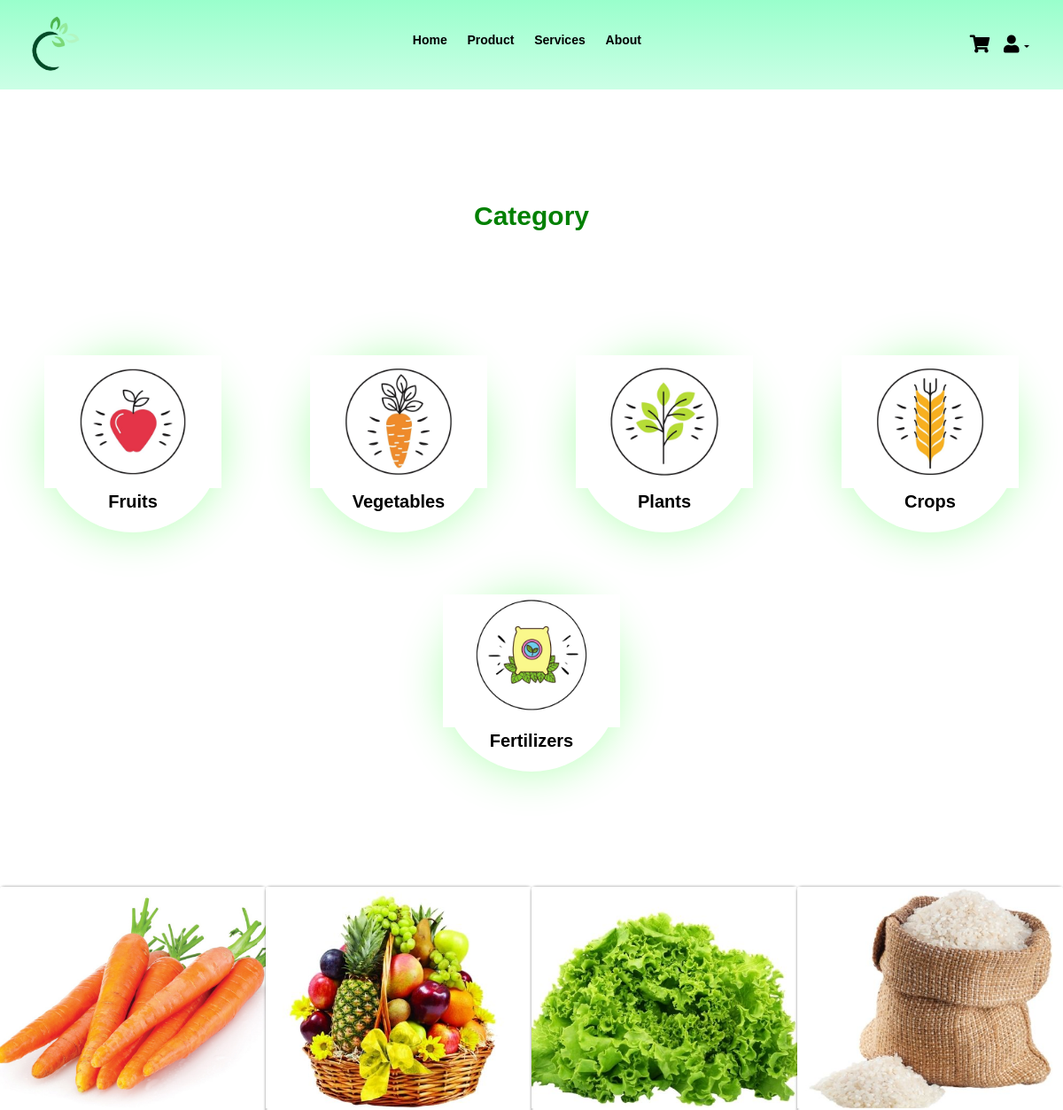
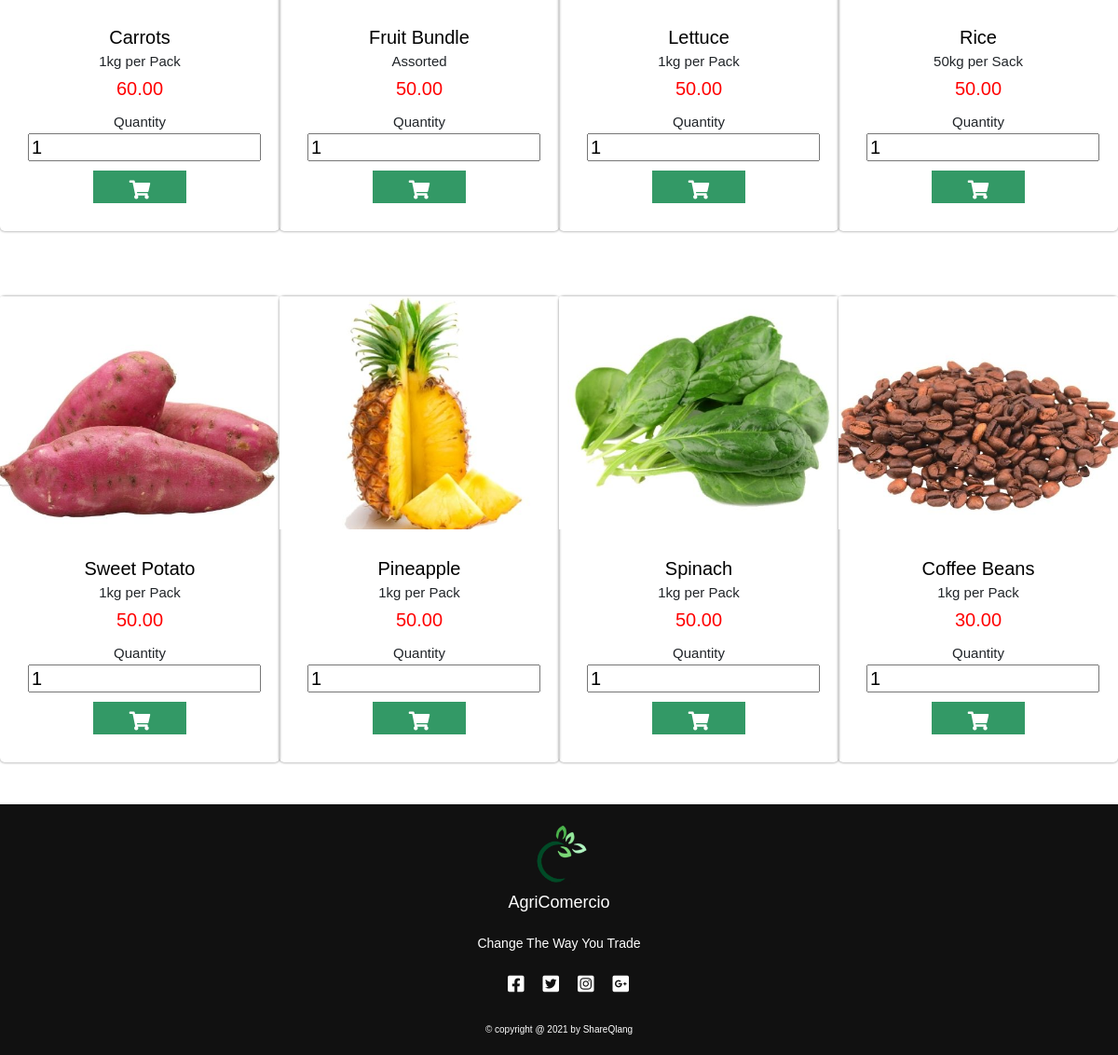
The page /product.php on the database its author committed (2 pictures, top to bottom).
### tables this page shows
CREATE TABLE `items` (
  `item_id` int(11) NOT NULL,
  `item_name` varchar(128) NOT NULL,
  `cat_id` int(11) NOT NULL,
  `item_desc` varchar(255) NOT NULL,
  `item_status` varchar(20) NOT NULL COMMENT 'A for Available, NA for unavailable',
  `item_price` int(11) NOT NULL,
  `seller_id` int(11) NOT NULL,
  `item_img` varchar(128) NOT NULL
);

### product.php (the view, shortened to what this page needs)
<?php
include_once "includes/db_conn.php";
 ?>
<!DOCTYPE html>
<html lang="en">
<head>
    <link rel="stylesheet" href="css/bootstrap.min.css">
    <link rel="stylesheet" href="css/style.css">
    <link rel="stylesheet" href="css/fontawesome.css">
    <link rel="stylesheet" href="https://cdnjs.cloudflare.com/ajax/libs/font-awesome/5.15.2/css/all.min.css">
</head>
<body>
    <header id="header">
        <div class="right">
            <img clas ="logo" src="img/logo1.png" alt="" width="70px" height="70px">
        </div>
        <div class="nav-bar">
            <ul>
            <li><a href="index.php">Home</a></li>
            <li><a href="product.php">Product</a></li>
            <li><a href="services.php">Services</a></li>
            <li><a href="about.php">About</a></li>
            </ul>
        </div>
        <div class="left">
        <div class="dropdown">
            <a href="cart.php"><div class="fas fa-shopping-cart"></div></a>
                <button class="dropdown-toggle" type="button" id="dropdownMenu2" data-bs-toggle="dropdown" aria-expanded="false">
                <div class="fas fa-user"></div>
                </button>
        </div>
        </div>
    </header>
    <section id="product-category">
    <div class="heading-two">Category</div>
    <div class="category-cont">
        <div class="category-slider">
            <div class="category-card">
                <div class="category-img">
                    <img src="img/c1.jpg" alt="">
                </div>
                <div class="content-cat">
                <a href="category/fruits.php">Fruits</a>
                </div>
            </div>
            <div class="category-card">
                <div class="category-img">
                    <img src="img/c2.jpg" alt="">
                </div>
                <div class="content-cat">
                <a href="category/vegetable.php">Vegetables</a>
                </div>
            </div>
            <div class="category-card">
                <div class="category-img">
                    <img src="img/c3.jpg" alt="">
                </div>
                <div class="content-cat">
                <a href="category/plants.php">Plants</a>
                </div>
            </div>
            <div class="category-card">
                <div class="category-img">
                    <img src="img/c4.jpg" alt="">
                </div>
                <div class="content-cat">
                <a href="category/crops.php">Crops</a>
                </div>
            </div>
            <div class="category-card">
                <div class="category-img">
                    <img src="img/c5.jpg" alt="">
                </div>
                <div class="content-cat">
                <a href="category/ferti.php">Fertilizers</a>
                </div>
            </div>
        </div>
    </div>
</section>
<?php
        $sql="SELECT i.item_id,
                    i.item_img,
                    i.item_name,
                    i.item_desc,
                    i.item_status,
                    c.cat_desc,
                    c.cat_img,
                    i.item_price
                    FROM items i
                    JOIN category c
                    ON i.cat_id = c.cat_id
                    WHERE i.item_id BETWEEN 5 AND 12;" ;
  $stmt=mysqli_stmt_init($conn);
  if (!mysqli_stmt_prepare($stmt, $sql)){
     echo "Statement Failed.";
     exit();
  }
   mysqli_stmt_execute($stmt);
   $resultData = mysqli_stmt_get_result($stmt);
   $arr=array();
   while($row = mysqli_fetch_assoc($resultData)){
       array_push($arr,$row);
   }
      ?>
<section id="product">
    <div class="product-container">
        <?php
        foreach($arr as $key => $val){
        ?>
        <div class="product-slider">
            <div class="product-card item">
                <div class="image">
                <img src="img/<?php echo $val['item_img'] ?>" alt="" class="card-img-top">
                </div>
                    <div class="content">
                        <h3><?php echo $val['item_name'] ?></h3>
                        <h4><?php echo $val['item_desc'] ?></h4>
                        <div class="price"><p><?php echo number_format($val['item_price'],2)  ?></p>
                        </div>
                        <label for="Quantity">Quantity</label>
                        <input type="number" value = "1" min="1" max="10">
                        <button class = "btn-addcart">
                        <a href="orderform.php?itemid=" <?php $val['item_id']?>><i class="fas fa-shopping-cart"></i></a>
                        </button>
                    </div>
            </div>
        </div>
                    <?php
                        }
                        ?>
    </div>
</section>
            <section id="footer">
   <div class="footer-content">
   <img clas ="logo" src="img/logo1.png" alt="" width="70px" height="70px">
       <h3>AgriComercio</h3>
       <p>Change The Way You Trade</p>
       <ul class="socials">
       <li><a href=""><i class="fab fa-facebook-square"></i></a></li>
       <li><a href=""><i class="fab fa-twitter-square"></i></a></li>
       <li><a href=""><i class="fab fa-instagram-square"></i></a></li>
       <li><a href=""><i class="fab fa-google-plus-square"></i></a></li>
       </ul>
   </div>
    <div class="credit text-center">&#169; copyright @ 2021 by ShareQlang</div>
</section>
</body>
</html>

### css/style.css (style rules this page uses)
* { margin: 0; box-sizing: border-box; transition: all .2s linear; font-family: 'Exo 2', sans-serif ; }
html { font-size: 62.5%; scroll-behavior: smooth; }
body { overflow-x: hidden; }
#header { display: flex; align-items: center; justify-content: space-between; padding: 1.5rem 2.5rem; color: black; background-image:linear-gradient(#99ffcc,#ccffe6) ; }
.fa-user { font-size: 2rem; cursor: pointer; color: #000000; }
.fa-shopping-cart { font-size: 2rem; cursor: pointer; color: #000000; }
#footer { background: #111; height: auto; padding: 2rem 0; width: 100vw; text-align-last: center; color: white; }
.footer-content { display: flex; align-items: center; justify-content: center; flex-direction: column; text-align: center; }
.footer-content h3 { font-size: 1.8rem; font-weight: 400; line-height: 3rem; }
.footer-content p { margin: 10px auto; line-height: 28px; font-size: 14px; }
.socials { list-style: none; display: flex; align-items: center; justify-content: center; margin: 1rem 0 3rem 0; }
.socials li { margin: 0 10px; }
.socials a { text-decoration: none; color: white; }
.socials a i { font-size: 2rem; transition: color .4s ease; }
.nav-bar { display: flex; align-items: center; padding: 20px; }
.nav-bar ul { display: inline-block; list-style-type: none; }
.nav-bar ul li { display: inline-block; margin-right: 20px; font-size: 14px }
a { text-decoration: none; font-weight: bolder; color: #000000; }
.heading-two { text-align: center; font-size: 3rem; padding-top: 5rem; margin: 5rem 0; position: relative; padding-top: 7rem; color: green; font-weight: bolder; }
.heading-two::after { background: white; }
.dropdown #dropdownMenu2 { background: none; border: none; outline: none; color: black; width: 5.5rem; }
.text-center { text-align-last: center; }
#product { display: flex; align-items: center; flex-flow: column; width: 100vw; }
.product-container { width:100% ; margin: 1rem; display: flex; align-items: center; flex-wrap: wrap; justify-content: space-around; }
.product-card { height: 50rem; width: 30rem; margin: 3.5rem auto; box-shadow: 0 0 .3rem rgba(0, 0, 0,.5); border-radius: 0.5rem; position: relative; }
.image { height: 50%; width: 100%; margin-top: 1rem; }
.image img { height: 100%; width: 100%; object-fit: cover; }
.content { padding: 3rem; height: 30%; width: 100%; text-align: center; }
.content h3 { font-size: 2rem; color: black; }
.price { font-size: 2rem; color: red; }
.content .btn-addcart { height: 3.5rem; width: 10rem; background: #339966; text-align:center; font-size: 2rem; text-decoration:none; border: none; margin-top: 1rem; line-height: 4rem; border: none; outline: none; }
.content .btn-addcart i { color: white; }
.content input { height: 3rem; width: 25rem; align-items: center; font-size: 2rem; }
.content label { font-size: 1.5rem; }
#product-category { display: flex; align-items: center; justify-content: center; flex-flow: column; width: 100vw; }
.category-cont { width: 100%; margin: 5rem; }
.category-slider { display: flex; align-items: center; flex-wrap: wrap; justify-content: space-around; }
.category-card { height: 20rem; width: 20rem; margin: 3.5rem; box-shadow: 0 0 5rem rgba(0,255,0,0.3); border-radius: 10rem ; position: relative; }
.category-img { height: 75%; width: 100%; }
.category-img img { height: 100%; width: 100%; object-fit: cover; }
.content-cat { height: 25%; width: 100%; text-align: center; }
.content-cat a { font-size: 2rem; }

### rows shown on the page
items: item_img (picture), item_name "Carrots", item_desc "1kg per Pack", item_price "60.00"
items: item_img (picture), item_name "Fruit Bundle", item_desc "Assorted", item_price "50.00"
items: item_img (picture), item_name "Lettuce", item_desc "1kg per Pack", item_price "50.00"
items: item_img (picture), item_name "Rice", item_desc "50kg per Sack", item_price "50.00"
items: item_img (picture), item_name "Sweet Potato", item_desc "1kg per Pack", item_price "50.00"
items: item_img (picture), item_name "Pineapple", item_desc "1kg per Pack", item_price "50.00"
items: item_img (picture), item_name "Spinach", item_desc "1kg per Pack", item_price "50.00"
items: item_img (picture), item_name "Coffee Beans", item_desc "1kg per Pack", item_price "30.00"
